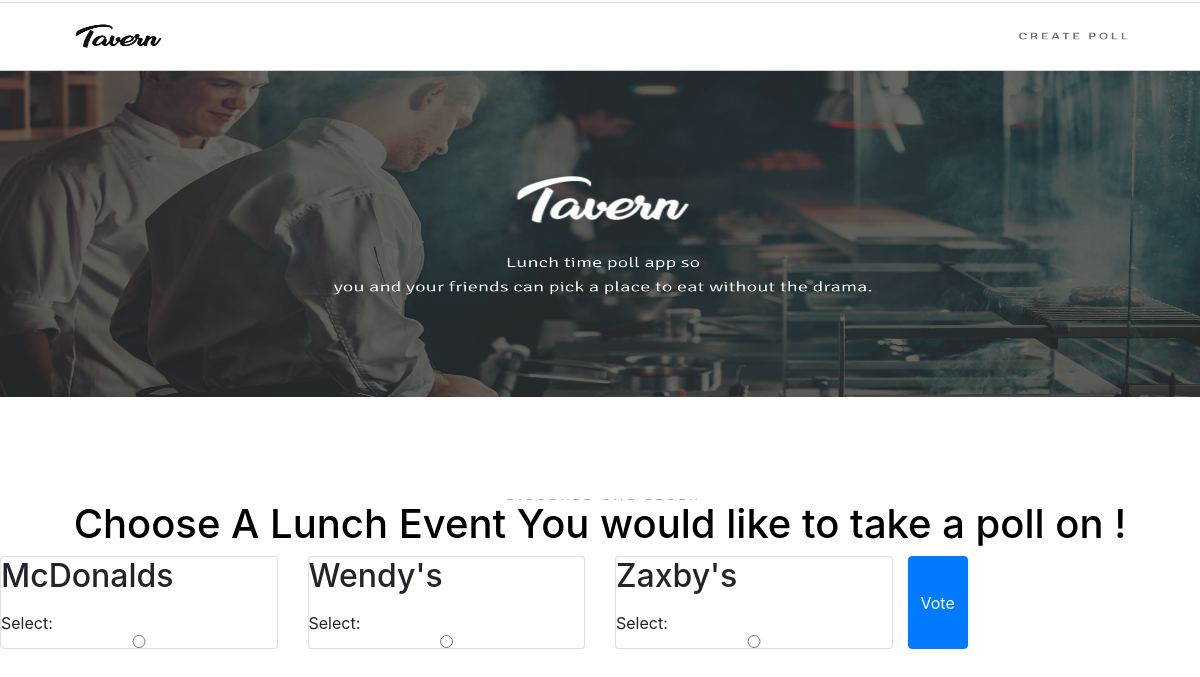
/1/, run on the app's committed database.
### tavern/models.py (models this page shows, shortened)
class Location(models.Model):
    lunch = models.ForeignKey('Lunch', on_delete=models.CASCADE)
    suggested_locations = models.CharField(max_length=100,  null=True)
    votes = models.IntegerField(default=0)

### tavern/views.py (the view)
# urls.py: path('<int:pk>/', views.Details.as_view(), name='detail'),
class Details(TemplateView):
    template_name = "details.html"
    def get_context_data(self, **kwargs):
        available_locations = Location.objects.all()
        lunch_pk = self.kwargs.get('pk')
        lunch = Lunch.objects.get(pk=lunch_pk)
        context = {
                "details": available_locations,
                "lunch": lunch
        }
        return context

### tavern/templates/details.html (shortened to what this page needs)
{% extends "base.html"%}
{% block content %}
   <form action="{% url 'tavern:vote' lunch.id %}" method="post" class="row">
       {% for location in lunch.location_set.all %}
            <div class="col-md-3">
                <div class="card">
                  <label for="Location{{ forloop.counter }}">
                      <h2>{{ location.suggested_locations }}</h2>
                  </label>
                       Select: <input type="radio" name="location" id="location{{ forloop.counter }}" value="{{ location.id }}" />
                </div>
            </div>
       {% endfor %}
       <input type="submit" class="btn btn-primary" value="Vote" />
    </form>
{% endblock %}

### data on the page
Location: suggested_locations "McDonalds"
Location: suggested_locations "Wendy's"
Location: suggested_locations "Zaxby's"
